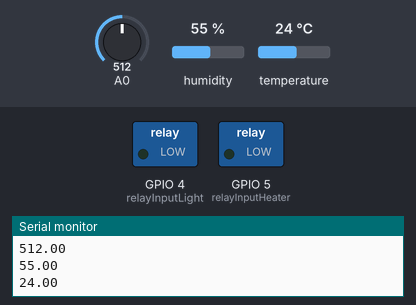
A sketch run on a simulated ESP8266 (NodeMCU). Parts: switched loads named in the sketch (green lamp = pin HIGH), the last lines printed to the serial monitor. The test bench sets the inputs (shaded band); at power-on: temperature 24 °C, A0 = 512, humidity 55 %. WiFi joins after 1.5 s; servers stay silent unless stated; the Firebase database answers and starts empty.

Above: at 4.5 s.
4.6 s: temperature set to 11 °C
8.6 s: temperature set to 8 °C
At 12.8 s:
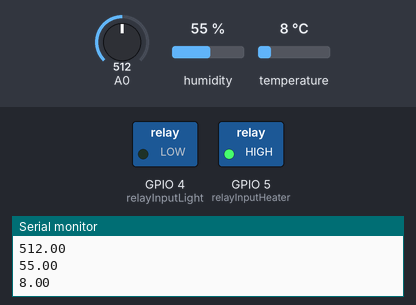
13.1 s: temperature set to 12 °C
At 16.7 s:
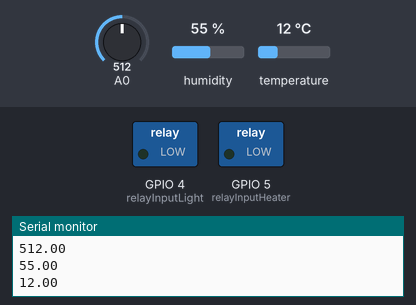
Timing chart, 0 to 18.2 s (numbered marks = the images above; inputs shaded):
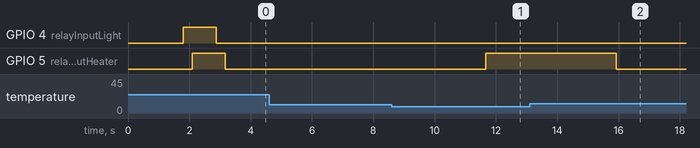

The sketch:

sketch_weatherStation.ino
```cpp
#include <DHT.h>        // including the library of DHT11 temperature and humidity sensor
#include <ESP8266WiFi.h>
#include <FirebaseArduino.h>
#define DHTTYPE DHT11   // DHT 11

// Define firebase config
#define FIREBASE_HOST "weatherstation-db937.firebaseio.com"
#define FIREBASE_AUTH "kvuMItSkjnhPEofSrdgSfzY3cJ9dRZT8FMj1JSS3"

// Define Wifi config
#define WIFI_SSID "iPhoneValentin2"
#define WIFI_PASSWORD "macbookVal"

// Define pins
#define dht_dpin 0
int relayInputLight = 4;
int relayInputHeater = 5;

DHT dht(dht_dpin, DHTTYPE);

void setup()
{
  Serial.begin(9600);
  dht.begin();

  // Wifi connection
  WiFi.begin(WIFI_SSID, WIFI_PASSWORD);
  Serial.print("connecting");
  while (WiFi.status() != WL_CONNECTED) {
    Serial.print(".");
    delay(500);
  }
  Serial.println();
  Serial.print("connected: ");
  Serial.println(WiFi.localIP());

  // Firebase initialization
  Firebase.begin(FIREBASE_HOST, FIREBASE_AUTH);

  //relay pins setup
  pinMode(relayInputLight, OUTPUT);
  pinMode(relayInputHeater, OUTPUT);
}


void loop() {
  //relays
  if(Firebase.getBool("lamp/on")) {
      digitalWrite(relayInputLight, HIGH); // turn relay on
  } else {
      if(Firebase.getFloat("light") < 150) {
        digitalWrite(relayInputLight, HIGH);
      } else {
         digitalWrite(relayInputLight, LOW); // turn relay off
      }
  }
  if(Firebase.getBool("heater/on")) {
      digitalWrite(relayInputHeater, HIGH); // turn relay on
  } else {
      if(Firebase.getFloat("temperature") < 10) {
        digitalWrite(relayInputHeater, HIGH);
      } else {
        digitalWrite(relayInputHeater, LOW); // turn relay off
      }
  }

  float light = analogRead(A0);
  float hum = dht.readHumidity();
  float temp = dht.readTemperature();
  Serial.println(light);
  Serial.println(hum);
  Serial.println(temp);

  // set value in firebase for light
  Firebase.setFloat("light", light);
  // handle error
  if (Firebase.failed()) {
      Serial.print("setting /light failed:");
      Serial.println(Firebase.error());
      //return;
  }

  // set value in firebase for moisture
  Firebase.setFloat("moisture", hum);
  if (Firebase.failed()) {
      Serial.print("setting /hum failed:");
      Serial.println(Firebase.error());
      //return;
  }

  // set value in firebase for temperature
  Firebase.setFloat("temperature", temp);
  if (Firebase.failed()) {
      Serial.print("setting /temp failed:");
      Serial.println(Firebase.error());
      //return;
  }
}
```

Measured:
- the behaviour switches between 10 and 9 °C on temperature (found by bisection; images 0 and 1)
- after the input at 8.6 s, GPIO 5 (relayInputHeater): LOW → HIGH after 3.1 s
- after the input at 13.1 s, GPIO 5 (relayInputHeater): HIGH → LOW after 2.8 s
